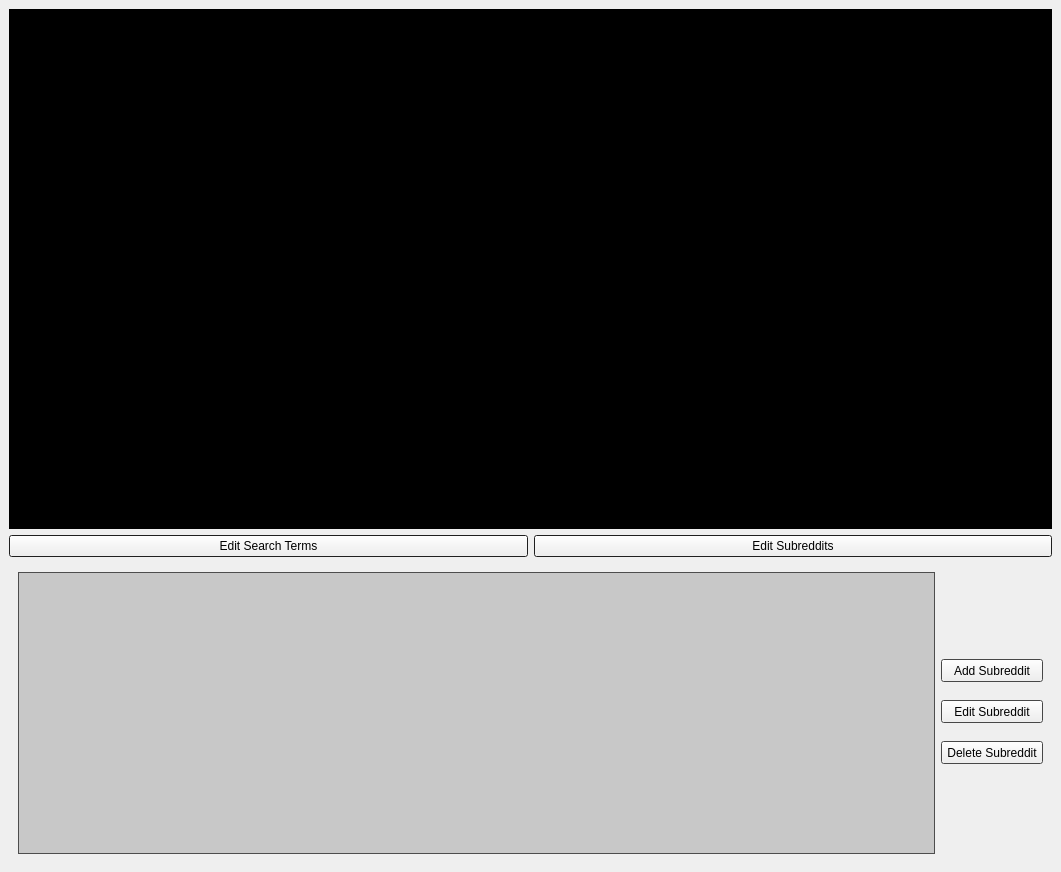
<?xml version="1.0" encoding="UTF-8"?>
<ui version="4.0">
 <class>MainWindow</class>
 <widget class="QMainWindow" name="MainWindow">
  <property name="geometry">
   <rect>
    <x>0</x>
    <y>0</y>
    <width>1061</width>
    <height>872</height>
   </rect>
  </property>
  <property name="sizePolicy">
   <sizepolicy hsizetype="Ignored" vsizetype="Ignored">
    <horstretch>0</horstretch>
    <verstretch>0</verstretch>
   </sizepolicy>
  </property>
  <property name="minimumSize">
   <size>
    <width>1000</width>
    <height>750</height>
   </size>
  </property>
  <property name="windowTitle">
   <string>MainWindow</string>
  </property>
  <widget class="QWidget" name="centralwidget">
   <property name="enabled">
    <bool>true</bool>
   </property>
   <property name="sizePolicy">
    <sizepolicy hsizetype="Ignored" vsizetype="Ignored">
     <horstretch>0</horstretch>
     <verstretch>0</verstretch>
    </sizepolicy>
   </property>
   <property name="palette">
    <palette>
     <active>
      <colorrole role="WindowText">
       <brush brushstyle="SolidPattern">
        <color alpha="255">
         <red>255</red>
         <green>255</green>
         <blue>255</blue>
        </color>
       </brush>
      </colorrole>
      <colorrole role="Base">
       <brush brushstyle="SolidPattern">
        <color alpha="255">
         <red>67</red>
         <green>67</green>
         <blue>67</blue>
        </color>
       </brush>
      </colorrole>
      <colorrole role="Window">
       <brush brushstyle="SolidPattern">
        <color alpha="255">
         <red>44</red>
         <green>44</green>
         <blue>44</blue>
        </color>
       </brush>
      </colorrole>
     </active>
     <inactive>
      <colorrole role="WindowText">
       <brush brushstyle="SolidPattern">
        <color alpha="255">
         <red>255</red>
         <green>255</green>
         <blue>255</blue>
        </color>
       </brush>
      </colorrole>
      <colorrole role="Base">
       <brush brushstyle="SolidPattern">
        <color alpha="255">
         <red>67</red>
         <green>67</green>
         <blue>67</blue>
        </color>
       </brush>
      </colorrole>
      <colorrole role="Window">
       <brush brushstyle="SolidPattern">
        <color alpha="255">
         <red>44</red>
         <green>44</green>
         <blue>44</blue>
        </color>
       </brush>
      </colorrole>
     </inactive>
     <disabled>
      <colorrole role="WindowText">
       <brush brushstyle="SolidPattern">
        <color alpha="255">
         <red>120</red>
         <green>120</green>
         <blue>120</blue>
        </color>
       </brush>
      </colorrole>
      <colorrole role="Base">
       <brush brushstyle="SolidPattern">
        <color alpha="255">
         <red>44</red>
         <green>44</green>
         <blue>44</blue>
        </color>
       </brush>
      </colorrole>
      <colorrole role="Window">
       <brush brushstyle="SolidPattern">
        <color alpha="255">
         <red>44</red>
         <green>44</green>
         <blue>44</blue>
        </color>
       </brush>
      </colorrole>
     </disabled>
    </palette>
   </property>
   <layout class="QVBoxLayout" name="verticalLayout">
    <item>
     <widget class="QTextBrowser" name="StreamOfDeals">
      <property name="sizePolicy">
       <sizepolicy hsizetype="Ignored" vsizetype="Ignored">
        <horstretch>0</horstretch>
        <verstretch>0</verstretch>
       </sizepolicy>
      </property>
      <property name="minimumSize">
       <size>
        <width>0</width>
        <height>300</height>
       </size>
      </property>
      <property name="sizeIncrement">
       <size>
        <width>0</width>
        <height>0</height>
       </size>
      </property>
      <property name="baseSize">
       <size>
        <width>0</width>
        <height>0</height>
       </size>
      </property>
      <property name="palette">
       <palette>
        <active>
         <colorrole role="Button">
          <brush brushstyle="SolidPattern">
           <color alpha="255">
            <red>255</red>
            <green>255</green>
            <blue>255</blue>
           </color>
          </brush>
         </colorrole>
         <colorrole role="Light">
          <brush brushstyle="SolidPattern">
           <color alpha="255">
            <red>255</red>
            <green>255</green>
            <blue>255</blue>
           </color>
          </brush>
         </colorrole>
         <colorrole role="Midlight">
          <brush brushstyle="SolidPattern">
           <color alpha="255">
            <red>255</red>
            <green>255</green>
            <blue>255</blue>
           </color>
          </brush>
         </colorrole>
         <colorrole role="Dark">
          <brush brushstyle="SolidPattern">
           <color alpha="255">
            <red>127</red>
            <green>127</green>
            <blue>127</blue>
           </color>
          </brush>
         </colorrole>
         <colorrole role="Mid">
          <brush brushstyle="SolidPattern">
           <color alpha="255">
            <red>170</red>
            <green>170</green>
            <blue>170</blue>
           </color>
          </brush>
         </colorrole>
         <colorrole role="Text">
          <brush brushstyle="SolidPattern">
           <color alpha="255">
            <red>255</red>
            <green>255</green>
            <blue>255</blue>
           </color>
          </brush>
         </colorrole>
         <colorrole role="BrightText">
          <brush brushstyle="SolidPattern">
           <color alpha="255">
            <red>255</red>
            <green>255</green>
            <blue>255</blue>
           </color>
          </brush>
         </colorrole>
         <colorrole role="ButtonText">
          <brush brushstyle="SolidPattern">
           <color alpha="255">
            <red>0</red>
            <green>0</green>
            <blue>0</blue>
           </color>
          </brush>
         </colorrole>
         <colorrole role="Base">
          <brush brushstyle="SolidPattern">
           <color alpha="255">
            <red>0</red>
            <green>0</green>
            <blue>0</blue>
           </color>
          </brush>
         </colorrole>
         <colorrole role="Window">
          <brush brushstyle="SolidPattern">
           <color alpha="255">
            <red>0</red>
            <green>0</green>
            <blue>0</blue>
           </color>
          </brush>
         </colorrole>
         <colorrole role="Shadow">
          <brush brushstyle="SolidPattern">
           <color alpha="255">
            <red>0</red>
            <green>0</green>
            <blue>0</blue>
           </color>
          </brush>
         </colorrole>
         <colorrole role="AlternateBase">
          <brush brushstyle="SolidPattern">
           <color alpha="255">
            <red>255</red>
            <green>255</green>
            <blue>255</blue>
           </color>
          </brush>
         </colorrole>
         <colorrole role="ToolTipBase">
          <brush brushstyle="SolidPattern">
           <color alpha="255">
            <red>255</red>
            <green>255</green>
            <blue>220</blue>
           </color>
          </brush>
         </colorrole>
         <colorrole role="ToolTipText">
          <brush brushstyle="SolidPattern">
           <color alpha="255">
            <red>0</red>
            <green>0</green>
            <blue>0</blue>
           </color>
          </brush>
         </colorrole>
        </active>
        <inactive>
         <colorrole role="Button">
          <brush brushstyle="SolidPattern">
           <color alpha="255">
            <red>255</red>
            <green>255</green>
            <blue>255</blue>
           </color>
          </brush>
         </colorrole>
         <colorrole role="Light">
          <brush brushstyle="SolidPattern">
           <color alpha="255">
            <red>255</red>
            <green>255</green>
            <blue>255</blue>
           </color>
          </brush>
         </colorrole>
         <colorrole role="Midlight">
          <brush brushstyle="SolidPattern">
           <color alpha="255">
            <red>255</red>
            <green>255</green>
            <blue>255</blue>
           </color>
          </brush>
         </colorrole>
         <colorrole role="Dark">
          <brush brushstyle="SolidPattern">
           <color alpha="255">
            <red>127</red>
            <green>127</green>
            <blue>127</blue>
           </color>
          </brush>
         </colorrole>
         <colorrole role="Mid">
          <brush brushstyle="SolidPattern">
           <color alpha="255">
            <red>170</red>
            <green>170</green>
            <blue>170</blue>
           </color>
          </brush>
         </colorrole>
         <colorrole role="Text">
          <brush brushstyle="SolidPattern">
           <color alpha="255">
            <red>255</red>
            <green>255</green>
            <blue>255</blue>
           </color>
          </brush>
         </colorrole>
         <colorrole role="BrightText">
          <brush brushstyle="SolidPattern">
           <color alpha="255">
            <red>255</red>
            <green>255</green>
            <blue>255</blue>
           </color>
          </brush>
         </colorrole>
         <colorrole role="ButtonText">
          <brush brushstyle="SolidPattern">
           <color alpha="255">
            <red>0</red>
            <green>0</green>
            <blue>0</blue>
           </color>
          </brush>
         </colorrole>
         <colorrole role="Base">
          <brush brushstyle="SolidPattern">
           <color alpha="255">
            <red>0</red>
            <green>0</green>
            <blue>0</blue>
           </color>
          </brush>
         </colorrole>
         <colorrole role="Window">
          <brush brushstyle="SolidPattern">
           <color alpha="255">
            <red>0</red>
            <green>0</green>
            <blue>0</blue>
           </color>
          </brush>
         </colorrole>
         <colorrole role="Shadow">
          <brush brushstyle="SolidPattern">
           <color alpha="255">
            <red>0</red>
            <green>0</green>
            <blue>0</blue>
           </color>
          </brush>
         </colorrole>
         <colorrole role="AlternateBase">
          <brush brushstyle="SolidPattern">
           <color alpha="255">
            <red>255</red>
            <green>255</green>
            <blue>255</blue>
           </color>
          </brush>
         </colorrole>
         <colorrole role="ToolTipBase">
          <brush brushstyle="SolidPattern">
           <color alpha="255">
            <red>255</red>
            <green>255</green>
            <blue>220</blue>
           </color>
          </brush>
         </colorrole>
         <colorrole role="ToolTipText">
          <brush brushstyle="SolidPattern">
           <color alpha="255">
            <red>0</red>
            <green>0</green>
            <blue>0</blue>
           </color>
          </brush>
         </colorrole>
        </inactive>
        <disabled>
         <colorrole role="Button">
          <brush brushstyle="SolidPattern">
           <color alpha="255">
            <red>255</red>
            <green>255</green>
            <blue>255</blue>
           </color>
          </brush>
         </colorrole>
         <colorrole role="Light">
          <brush brushstyle="SolidPattern">
           <color alpha="255">
            <red>255</red>
            <green>255</green>
            <blue>255</blue>
           </color>
          </brush>
         </colorrole>
         <colorrole role="Midlight">
          <brush brushstyle="SolidPattern">
           <color alpha="255">
            <red>255</red>
            <green>255</green>
            <blue>255</blue>
           </color>
          </brush>
         </colorrole>
         <colorrole role="Dark">
          <brush brushstyle="SolidPattern">
           <color alpha="255">
            <red>127</red>
            <green>127</green>
            <blue>127</blue>
           </color>
          </brush>
         </colorrole>
         <colorrole role="Mid">
          <brush brushstyle="SolidPattern">
           <color alpha="255">
            <red>170</red>
            <green>170</green>
            <blue>170</blue>
           </color>
          </brush>
         </colorrole>
         <colorrole role="Text">
          <brush brushstyle="SolidPattern">
           <color alpha="255">
            <red>127</red>
            <green>127</green>
            <blue>127</blue>
           </color>
          </brush>
         </colorrole>
         <colorrole role="BrightText">
          <brush brushstyle="SolidPattern">
           <color alpha="255">
            <red>255</red>
            <green>255</green>
            <blue>255</blue>
           </color>
          </brush>
         </colorrole>
         <colorrole role="ButtonText">
          <brush brushstyle="SolidPattern">
           <color alpha="255">
            <red>127</red>
            <green>127</green>
            <blue>127</blue>
           </color>
          </brush>
         </colorrole>
         <colorrole role="Base">
          <brush brushstyle="SolidPattern">
           <color alpha="255">
            <red>0</red>
            <green>0</green>
            <blue>0</blue>
           </color>
          </brush>
         </colorrole>
         <colorrole role="Window">
          <brush brushstyle="SolidPattern">
           <color alpha="255">
            <red>0</red>
            <green>0</green>
            <blue>0</blue>
           </color>
          </brush>
         </colorrole>
         <colorrole role="Shadow">
          <brush brushstyle="SolidPattern">
           <color alpha="255">
            <red>0</red>
            <green>0</green>
            <blue>0</blue>
           </color>
          </brush>
         </colorrole>
         <colorrole role="AlternateBase">
          <brush brushstyle="SolidPattern">
           <color alpha="255">
            <red>255</red>
            <green>255</green>
            <blue>255</blue>
           </color>
          </brush>
         </colorrole>
         <colorrole role="ToolTipBase">
          <brush brushstyle="SolidPattern">
           <color alpha="255">
            <red>255</red>
            <green>255</green>
            <blue>220</blue>
           </color>
          </brush>
         </colorrole>
         <colorrole role="ToolTipText">
          <brush brushstyle="SolidPattern">
           <color alpha="255">
            <red>0</red>
            <green>0</green>
            <blue>0</blue>
           </color>
          </brush>
         </colorrole>
        </disabled>
       </palette>
      </property>
      <property name="font">
       <font>
        <family>Arial</family>
        <pointsize>12</pointsize>
       </font>
      </property>
      <property name="focusPolicy">
       <enum>Qt::StrongFocus</enum>
      </property>
      <property name="contextMenuPolicy">
       <enum>Qt::DefaultContextMenu</enum>
      </property>
      <property name="frameShape">
       <enum>QFrame::NoFrame</enum>
      </property>
      <property name="frameShadow">
       <enum>QFrame::Plain</enum>
      </property>
      <property name="lineWrapMode">
       <enum>QTextEdit::WidgetWidth</enum>
      </property>
      <property name="overwriteMode">
       <bool>true</bool>
      </property>
      <property name="textInteractionFlags">
       <set>Qt::LinksAccessibleByKeyboard|Qt::LinksAccessibleByMouse|Qt::TextBrowserInteraction|Qt::TextSelectableByKeyboard|Qt::TextSelectableByMouse</set>
      </property>
      <property name="openExternalLinks">
       <bool>true</bool>
      </property>
     </widget>
    </item>
    <item>
     <layout class="QHBoxLayout" name="horizontalLayout" stretch="0,0">
      <property name="sizeConstraint">
       <enum>QLayout::SetDefaultConstraint</enum>
      </property>
      <item>
       <widget class="QPushButton" name="EditSearchTerms">
        <property name="text">
         <string>Edit Search Terms</string>
        </property>
       </widget>
      </item>
      <item>
       <widget class="QPushButton" name="EditSubreddits">
        <property name="text">
         <string>Edit Subreddits</string>
        </property>
       </widget>
      </item>
     </layout>
    </item>
    <item>
     <widget class="QStackedWidget" name="editWindow">
      <property name="enabled">
       <bool>true</bool>
      </property>
      <property name="sizePolicy">
       <sizepolicy hsizetype="Ignored" vsizetype="Fixed">
        <horstretch>0</horstretch>
        <verstretch>0</verstretch>
       </sizepolicy>
      </property>
      <property name="minimumSize">
       <size>
        <width>1000</width>
        <height>200</height>
       </size>
      </property>
      <property name="maximumSize">
       <size>
        <width>16777215</width>
        <height>300</height>
       </size>
      </property>
      <property name="palette">
       <palette>
        <active>
         <colorrole role="Base">
          <brush brushstyle="SolidPattern">
           <color alpha="255">
            <red>200</red>
            <green>200</green>
            <blue>200</blue>
           </color>
          </brush>
         </colorrole>
         <colorrole role="Window">
          <brush brushstyle="SolidPattern">
           <color alpha="255">
            <red>100</red>
            <green>100</green>
            <blue>100</blue>
           </color>
          </brush>
         </colorrole>
        </active>
        <inactive>
         <colorrole role="Base">
          <brush brushstyle="SolidPattern">
           <color alpha="255">
            <red>200</red>
            <green>200</green>
            <blue>200</blue>
           </color>
          </brush>
         </colorrole>
         <colorrole role="Window">
          <brush brushstyle="SolidPattern">
           <color alpha="255">
            <red>100</red>
            <green>100</green>
            <blue>100</blue>
           </color>
          </brush>
         </colorrole>
        </inactive>
        <disabled>
         <colorrole role="Base">
          <brush brushstyle="SolidPattern">
           <color alpha="255">
            <red>100</red>
            <green>100</green>
            <blue>100</blue>
           </color>
          </brush>
         </colorrole>
         <colorrole role="Window">
          <brush brushstyle="SolidPattern">
           <color alpha="255">
            <red>100</red>
            <green>100</green>
            <blue>100</blue>
           </color>
          </brush>
         </colorrole>
        </disabled>
       </palette>
      </property>
      <property name="mouseTracking">
       <bool>true</bool>
      </property>
      <property name="focusPolicy">
       <enum>Qt::ClickFocus</enum>
      </property>
      <property name="currentIndex">
       <number>1</number>
      </property>
      <widget class="QWidget" name="ManipSearchTermsPage">
       <layout class="QHBoxLayout" name="horizontalLayout_2">
        <item>
         <widget class="QListWidget" name="listSearchTerms">
          <property name="sizePolicy">
           <sizepolicy hsizetype="Expanding" vsizetype="Expanding">
            <horstretch>0</horstretch>
            <verstretch>0</verstretch>
           </sizepolicy>
          </property>
          <property name="minimumSize">
           <size>
            <width>800</width>
            <height>0</height>
           </size>
          </property>
          <property name="horizontalScrollBarPolicy">
           <enum>Qt::ScrollBarAlwaysOff</enum>
          </property>
          <property name="movement">
           <enum>QListView::Snap</enum>
          </property>
          <property name="layoutMode">
           <enum>QListView::Batched</enum>
          </property>
         </widget>
        </item>
        <item>
         <layout class="QVBoxLayout" name="ManipSearchTerms">
          <property name="sizeConstraint">
           <enum>QLayout::SetDefaultConstraint</enum>
          </property>
          <property name="leftMargin">
           <number>0</number>
          </property>
          <property name="topMargin">
           <number>75</number>
          </property>
          <property name="bottomMargin">
           <number>75</number>
          </property>
          <item>
           <widget class="QPushButton" name="AddSearchTerms">
            <property name="minimumSize">
             <size>
              <width>102</width>
              <height>23</height>
             </size>
            </property>
            <property name="text">
             <string>Add Search Terms</string>
            </property>
           </widget>
          </item>
          <item>
           <widget class="QPushButton" name="EditSearchTerm">
            <property name="minimumSize">
             <size>
              <width>102</width>
              <height>23</height>
             </size>
            </property>
            <property name="text">
             <string>Edit Search Term</string>
            </property>
           </widget>
          </item>
          <item>
           <widget class="QPushButton" name="DeleteSearchTerm">
            <property name="minimumSize">
             <size>
              <width>102</width>
              <height>23</height>
             </size>
            </property>
            <property name="text">
             <string>Delete Search Term</string>
            </property>
           </widget>
          </item>
         </layout>
        </item>
       </layout>
      </widget>
      <widget class="QWidget" name="ManipSubredditsPage">
       <property name="enabled">
        <bool>true</bool>
       </property>
       <layout class="QHBoxLayout" name="horizontalLayout_3">
        <item>
         <widget class="QListWidget" name="listSubreddits">
          <property name="sizePolicy">
           <sizepolicy hsizetype="Expanding" vsizetype="Expanding">
            <horstretch>0</horstretch>
            <verstretch>0</verstretch>
           </sizepolicy>
          </property>
          <property name="minimumSize">
           <size>
            <width>800</width>
            <height>0</height>
           </size>
          </property>
          <property name="horizontalScrollBarPolicy">
           <enum>Qt::ScrollBarAlwaysOff</enum>
          </property>
          <property name="movement">
           <enum>QListView::Snap</enum>
          </property>
          <property name="layoutMode">
           <enum>QListView::Batched</enum>
          </property>
         </widget>
        </item>
        <item>
         <layout class="QVBoxLayout" name="ManipSubreddits">
          <property name="sizeConstraint">
           <enum>QLayout::SetDefaultConstraint</enum>
          </property>
          <property name="leftMargin">
           <number>0</number>
          </property>
          <property name="topMargin">
           <number>75</number>
          </property>
          <property name="bottomMargin">
           <number>75</number>
          </property>
          <item>
           <widget class="QPushButton" name="AddSubreddit">
            <property name="minimumSize">
             <size>
              <width>102</width>
              <height>23</height>
             </size>
            </property>
            <property name="text">
             <string>Add Subreddit</string>
            </property>
           </widget>
          </item>
          <item>
           <widget class="QPushButton" name="EditSubreddit">
            <property name="minimumSize">
             <size>
              <width>102</width>
              <height>23</height>
             </size>
            </property>
            <property name="text">
             <string>Edit Subreddit</string>
            </property>
           </widget>
          </item>
          <item>
           <widget class="QPushButton" name="DeleteSubreddit">
            <property name="minimumSize">
             <size>
              <width>102</width>
              <height>23</height>
             </size>
            </property>
            <property name="text">
             <string>Delete Subreddit</string>
            </property>
           </widget>
          </item>
         </layout>
        </item>
       </layout>
      </widget>
     </widget>
    </item>
   </layout>
  </widget>
 </widget>
 <tabstops>
  <tabstop>StreamOfDeals</tabstop>
  <tabstop>EditSubreddits</tabstop>
  <tabstop>EditSearchTerms</tabstop>
  <tabstop>AddSearchTerms</tabstop>
  <tabstop>EditSearchTerm</tabstop>
  <tabstop>DeleteSearchTerm</tabstop>
  <tabstop>listSearchTerms</tabstop>
 </tabstops>
 <resources/>
 <connections/>
</ui>
